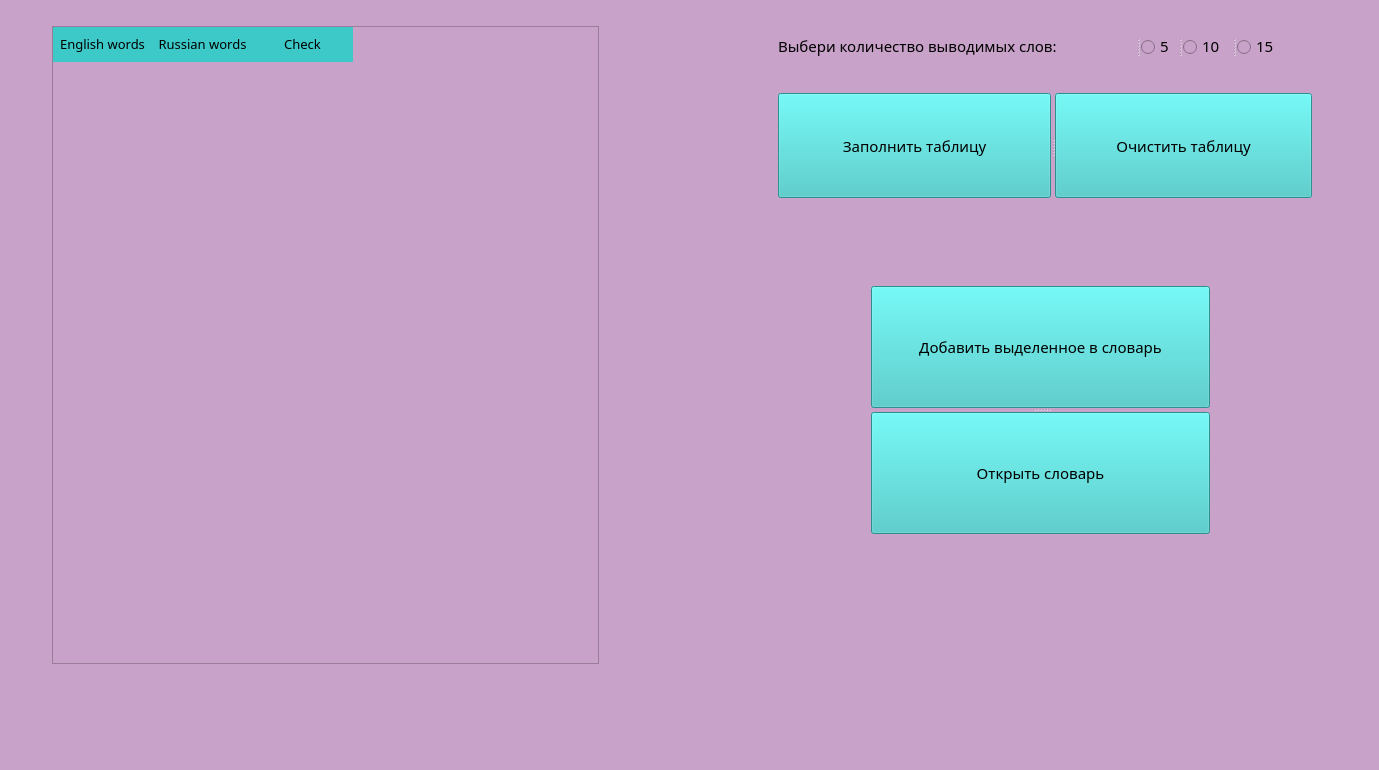
<?xml version="1.0" encoding="UTF-8"?>
<ui version="4.0">
 <class>MainWindow</class>
 <widget class="QMainWindow" name="MainWindow">
  <property name="geometry">
   <rect>
    <x>0</x>
    <y>0</y>
    <width>1379</width>
    <height>770</height>
   </rect>
  </property>
  <property name="windowTitle">
   <string>MainWindow</string>
  </property>
  <property name="styleSheet">
   <string notr="true">*
{
	background:#c8a2c8;
	font-size: 15px;
	font-family: Century Gothic, sans-serif;
}

QPushButton{
	background-color: #3cc9c7;
}

QPushButton:hover{
	background: #48f0ed;
}

QHeaderView::section {
    background-color:#3cc9c7;
    padding: 4px;
    font-size: 10pt;
    border-style: solid;
    border-bottom: 1px solid #3cc9c7;
    border-right: 1px solid #3cc9c7;
}


QTableWidget {
    gridline-color:#3cc9c7 ;
    font-size: 10pt;
}

QTableWidget QTableCornerButton::section {
    background-color:#3cc9c7;
    border: 1px solid #3cc9c7;
}
QRadioButton {
     spacing: 5px;

 }

QRadioButton::indicator {
     width: 15px;
     height: 15px;
	color:red;
 }

</string>
  </property>
  <widget class="QWidget" name="centralwidget">
   <widget class="QTableWidget" name="tableWidget">
    <property name="geometry">
     <rect>
      <x>52</x>
      <y>26</y>
      <width>547</width>
      <height>638</height>
     </rect>
    </property>
    <property name="sizeAdjustPolicy">
     <enum>QAbstractScrollArea::AdjustToContents</enum>
    </property>
    <column>
     <property name="text">
      <string>English words</string>
     </property>
    </column>
    <column>
     <property name="text">
      <string>Russian words</string>
     </property>
    </column>
    <column>
     <property name="text">
      <string>Check</string>
     </property>
    </column>
   </widget>
   <widget class="QSplitter" name="splitter">
    <property name="geometry">
     <rect>
      <x>871</x>
      <y>286</y>
      <width>339</width>
      <height>248</height>
     </rect>
    </property>
    <property name="orientation">
     <enum>Qt::Vertical</enum>
    </property>
    <widget class="QPushButton" name="pushButton_2">
     <property name="cursor">
      <cursorShape>PointingHandCursor</cursorShape>
     </property>
     <property name="text">
      <string>Добавить выделенное в словарь</string>
     </property>
     <property name="flat">
      <bool>false</bool>
     </property>
    </widget>
    <widget class="QPushButton" name="pushButton_4">
     <property name="cursor">
      <cursorShape>PointingHandCursor</cursorShape>
     </property>
     <property name="text">
      <string>Открыть словарь</string>
     </property>
     <property name="flat">
      <bool>false</bool>
     </property>
    </widget>
   </widget>
   <widget class="QSplitter" name="splitter_2">
    <property name="geometry">
     <rect>
      <x>778</x>
      <y>93</y>
      <width>534</width>
      <height>105</height>
     </rect>
    </property>
    <property name="orientation">
     <enum>Qt::Horizontal</enum>
    </property>
    <widget class="QPushButton" name="pushButton">
     <property name="cursor">
      <cursorShape>PointingHandCursor</cursorShape>
     </property>
     <property name="styleSheet">
      <string notr="true">QpushButton{color:red;}</string>
     </property>
     <property name="text">
      <string>Заполнить таблицу</string>
     </property>
     <property name="flat">
      <bool>false</bool>
     </property>
    </widget>
    <widget class="QPushButton" name="pushButton_3">
     <property name="cursor">
      <cursorShape>PointingHandCursor</cursorShape>
     </property>
     <property name="text">
      <string>Очистить таблицу</string>
     </property>
     <property name="flat">
      <bool>false</bool>
     </property>
    </widget>
   </widget>
   <widget class="QSplitter" name="splitter_3">
    <property name="geometry">
     <rect>
      <x>778</x>
      <y>26</y>
      <width>508</width>
      <height>40</height>
     </rect>
    </property>
    <property name="orientation">
     <enum>Qt::Horizontal</enum>
    </property>
    <widget class="QLabel" name="label">
     <property name="font">
      <font>
       <family>Century Gothic,sans-serif</family>
       <pointsize>-1</pointsize>
      </font>
     </property>
     <property name="text">
      <string>Выбери количество выводимых слов:</string>
     </property>
    </widget>
    <widget class="QRadioButton" name="radioButton">
     <property name="text">
      <string>5</string>
     </property>
    </widget>
    <widget class="QRadioButton" name="radioButton_3">
     <property name="text">
      <string>10</string>
     </property>
    </widget>
    <widget class="QRadioButton" name="radioButton_2">
     <property name="text">
      <string>15</string>
     </property>
    </widget>
   </widget>
  </widget>
  <widget class="QMenuBar" name="menubar">
   <property name="geometry">
    <rect>
     <x>0</x>
     <y>0</y>
     <width>1379</width>
     <height>26</height>
    </rect>
   </property>
  </widget>
 </widget>
 <tabstops>
  <tabstop>pushButton_2</tabstop>
  <tabstop>pushButton_3</tabstop>
  <tabstop>tableWidget</tabstop>
  <tabstop>pushButton</tabstop>
 </tabstops>
 <resources/>
 <connections/>
</ui>
